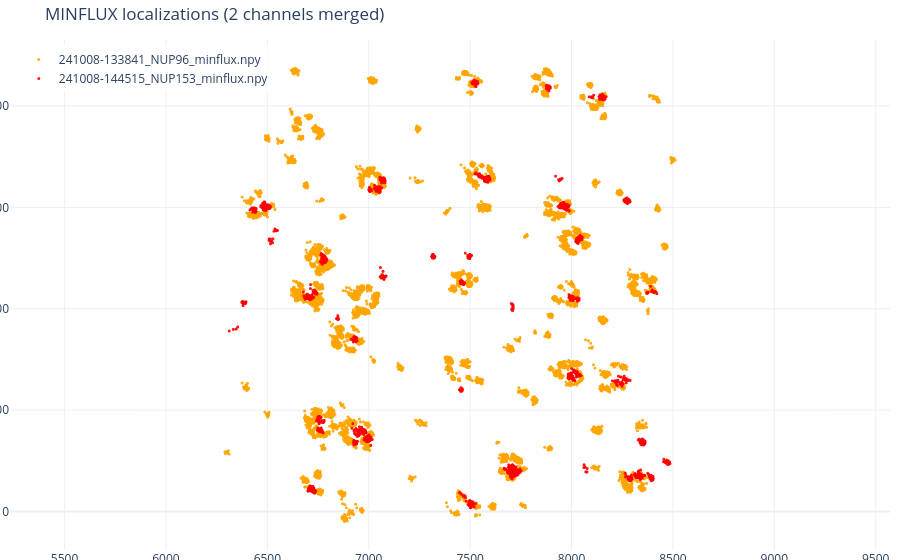
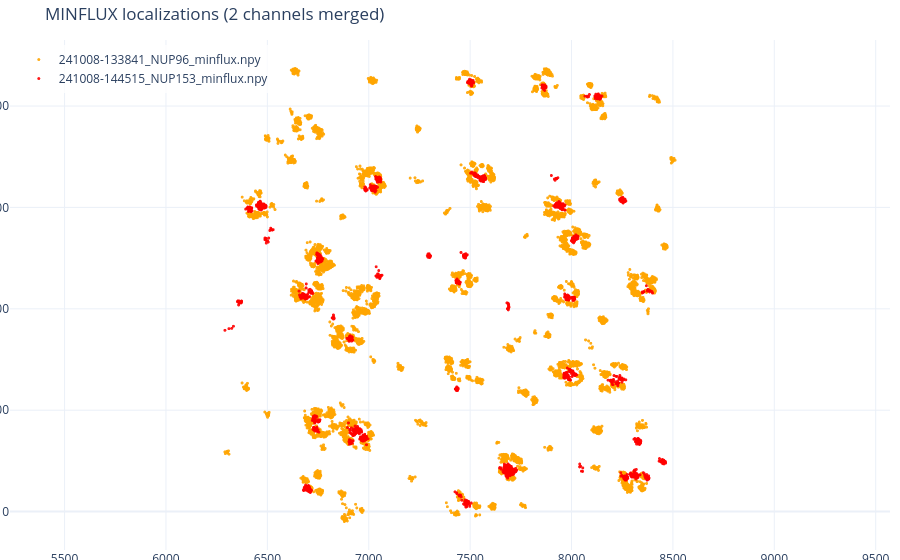

Source (notebook cell) for these figures, in order:
### Code cell
# load and filter mfx
mfx1 = filter_minflux_data(files[0], verbose=False)
mfx2 = filter_minflux_data(files[1], verbose=False)

# locate mbm folders
mbm1 = os.path.join(os.path.dirname(files[0]), "grd", "mbm")
mbm2 = os.path.join(os.path.dirname(files[1]), "grd", "mbm")

mfx2_reg, T = align_dataset_by_mbm(mfx1, mfx2, mbm1, mbm2, k=4)

# plot before/after (nm)
plot(mfx1, mfx2, files,
     x1=(mfx1["loc"][:,0]*1e9), y1=(mfx1["loc"][:,1]*1e9),
     x2=(mfx2["loc"][:,0]*1e9), y2=(mfx2["loc"][:,1]*1e9))

plot(mfx1, mfx2, files,
     x1=(mfx1["loc"][:,0]*1e9), y1=(mfx1["loc"][:,1]*1e9),
     x2=(mfx2_reg["loc"][:,0]*1e9), y2=(mfx2_reg["loc"][:,1]*1e9),
     MFX_Data_3=None)

### Figure 1 — Plotly figure (JSON) as saved in the notebook; plotly's stock layout.template omitted (floating-point values rounded to 4 significant figures; data arrays with more than 128 entries replaced by an {"elided": "..."} marker saying what was removed)
{"data": [{"customdata": {"elided": "21048 int values"}, "hovertemplate": "x=%{x:.3f}<br>y=%{y:.3f}<br>tid=%{customdata}<br>file=241008-133841_NUP96_minflux.npy<extra></extra>", "marker": {"color": "orange", "opacity": 0.9, "size": 3}, "mode": "markers", "name": "241008-133841_NUP96_minflux.npy", "type": "scattergl", "x": {"elided": "21048 float values"}, "y": {"elided": "21048 float values"}}, {"customdata": {"elided": "3235 int values"}, "hovertemplate": "x=%{x:.3f}<br>y=%{y:.3f}<br>tid=%{customdata}<br>file=241008-144515_NUP153_minflux.npy<extra></extra>", "marker": {"color": "red", "opacity": 0.9, "size": 3}, "mode": "markers", "name": "241008-144515_NUP153_minflux.npy", "type": "scattergl", "x": {"elided": "3235 float values"}, "y": {"elided": "3235 float values"}}], "layout": {"dragmode": "pan", "legend": {"bgcolor": "rgba(255,255,255,0.8)", "x": 0.01, "xanchor": "left", "y": 0.99, "yanchor": "top"}, "margin": {"autoexpand": false, "b": 10, "l": 10, "r": 10, "t": 40}, "title": {"text": "MINFLUX localizations (2 channels merged)"}, "uirevision": "keep", "yaxis": {"scaleanchor": "x", "scaleratio": 1}}}

### Figure 2 — Plotly figure (JSON) as saved in the notebook; plotly's stock layout.template omitted (floating-point values rounded to 4 significant figures; data arrays with more than 128 entries replaced by an {"elided": "..."} marker saying what was removed)
{"data": [{"customdata": {"elided": "21048 int values"}, "hovertemplate": "x=%{x:.3f}<br>y=%{y:.3f}<br>tid=%{customdata}<br>file=241008-133841_NUP96_minflux.npy<extra></extra>", "marker": {"color": "orange", "opacity": 0.9, "size": 3}, "mode": "markers", "name": "241008-133841_NUP96_minflux.npy", "type": "scattergl", "x": {"elided": "21048 float values"}, "y": {"elided": "21048 float values"}}, {"customdata": {"elided": "3235 int values"}, "hovertemplate": "x=%{x:.3f}<br>y=%{y:.3f}<br>tid=%{customdata}<br>file=241008-144515_NUP153_minflux.npy<extra></extra>", "marker": {"color": "red", "opacity": 0.9, "size": 3}, "mode": "markers", "name": "241008-144515_NUP153_minflux.npy", "type": "scattergl", "x": {"elided": "3235 float values"}, "y": {"elided": "3235 float values"}}], "layout": {"dragmode": "pan", "legend": {"bgcolor": "rgba(255,255,255,0.8)", "x": 0.01, "xanchor": "left", "y": 0.99, "yanchor": "top"}, "margin": {"autoexpand": false, "b": 10, "l": 10, "r": 10, "t": 40}, "title": {"text": "MINFLUX localizations (2 channels merged)"}, "uirevision": "keep", "yaxis": {"scaleanchor": "x", "scaleratio": 1}}}
